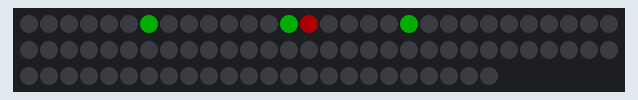
Simulated run of this sketch. Board: Arduino Uno, built with avr-gcc and run on an emulated ATmega328P. Shown: 84 RGB LEDs in strip order, left to right, continuing on the next row. Dim RGB values are drawn brighter than linear; the local clock reads 2024-03-15 10:24:30 at power-on unless the sketch sets it.

Above: at 0.1 s.

The sketch:

binaryClock.ino
```cpp
#include <DS3231.h>

#include <Adafruit_NeoPixel.h>
#ifdef __AVR__
  #include <avr/power.h>
#endif

#define PIN 6

// Parameter 1 = number of pixels in strip
// Parameter 2 = Arduino pin number (most are valid)
// Parameter 3 = pixel type flags, add together as needed:
//   NEO_KHZ800  800 KHz bitstream (most NeoPixel products w/WS2812 LEDs)
//   NEO_KHZ400  400 KHz (classic 'v1' (not v2) FLORA pixels, WS2811 drivers)
//   NEO_GRB     Pixels are wired for GRB bitstream (most NeoPixel products)
//   NEO_RGB     Pixels are wired for RGB bitstream (v1 FLORA pixels, not v2)
//   NEO_RGBW    Pixels are wired for RGBW bitstream (NeoPixel RGBW products)
Adafruit_NeoPixel strip = Adafruit_NeoPixel(84, PIN, NEO_GRB + NEO_KHZ800);
DS3231 rtc(SDA, SCL);

// IMPORTANT: To reduce NeoPixel burnout risk, add 1000 uF capacitor across
// pixel (int8_t)power leads, add 300 - 500 Ohm resistor on first pixel's data input
// and minimize distance between Arduino and first pixel.  Avoid connecting
// on a live circuit...if you must, connect GND first.

void setup() {
  // Set up the RTC
  Serial.begin(115200);
  rtc.begin();

  // Set the time and day
  rtc.setDOW(THURSDAY);     // Set Day-of-Week
  rtc.setTime(1, 0, 0);     // Set the time
  rtc.setDate(6, 14, 2019);   // Set the date


  // This is for Trinket 5V 16MHz, you can remove these three lines if you are not using a Trinket
  #if defined (__AVR_ATtiny85__)
    if (F_CPU == 16000000) clock_prescale_set(clock_div_1);
  #endif
  strip.clear();
  // End of trinket special code

  strip.begin();
  strip.show(); // Initialize all pixels to 'off'
}

void loop() {
  strip.clear();
  Time curr_time = rtc.getTime();
  binaryClock(strip.Color(50, 0, 0), curr_time.hour, curr_time.min, curr_time.sec);
}


// Binary Clock

void binaryClock(int32_t c, int8_t hour, int8_t minute, int8_t second) {
  int8_t currPxl = 0;

  // Set pixels for seconds
  for (int8_t i = 5; i >= 0; i--) {

    int8_t curr_pow = pow(2, i) + 0.01;
    if (second >= curr_pow) {
      strip.setPixelColor(currPxl + i, c);
      second = second - curr_pow;
    }
  }

  // Set divider pixel
  currPxl += 6;
  strip.setPixelColor(currPxl, 0, 50, 0);
  currPxl++;

    // Set pixels for minutes
  for (int8_t i = 5; i >= 0; i--) {

    int8_t curr_pow = pow(2, i) + 0.01;
    if (minute >= curr_pow) {
      strip.setPixelColor(currPxl + i, c);
      minute = minute - curr_pow;
    }
  }

  // Set divider pixel
  currPxl += 6;
  strip.setPixelColor(currPxl, 0, 50, 0);
  currPxl++;

  // Set pixels for hours
  for (int8_t i = 4; i >= 0; i--) {

    int8_t curr_pow = pow(2, i) + 0.01;
    if (hour >= curr_pow) {
      strip.setPixelColor(currPxl + i, c);
      hour = hour - curr_pow;
    }
  }

  // Set divider pixel
  currPxl += 5;
  strip.setPixelColor(currPxl, 0, 50, 0);
  currPxl++;

  strip.show();
}
```
